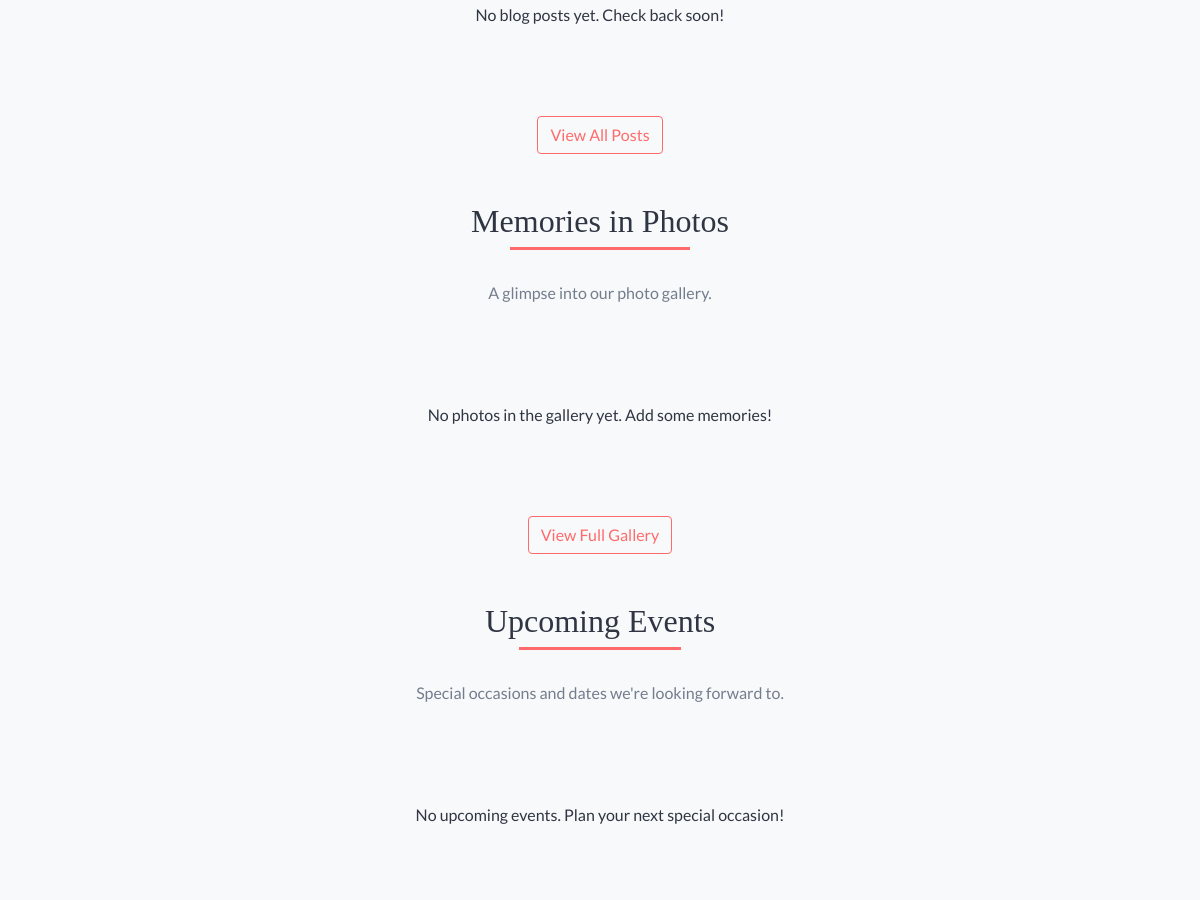
Before: / (middle part) with the older database file.
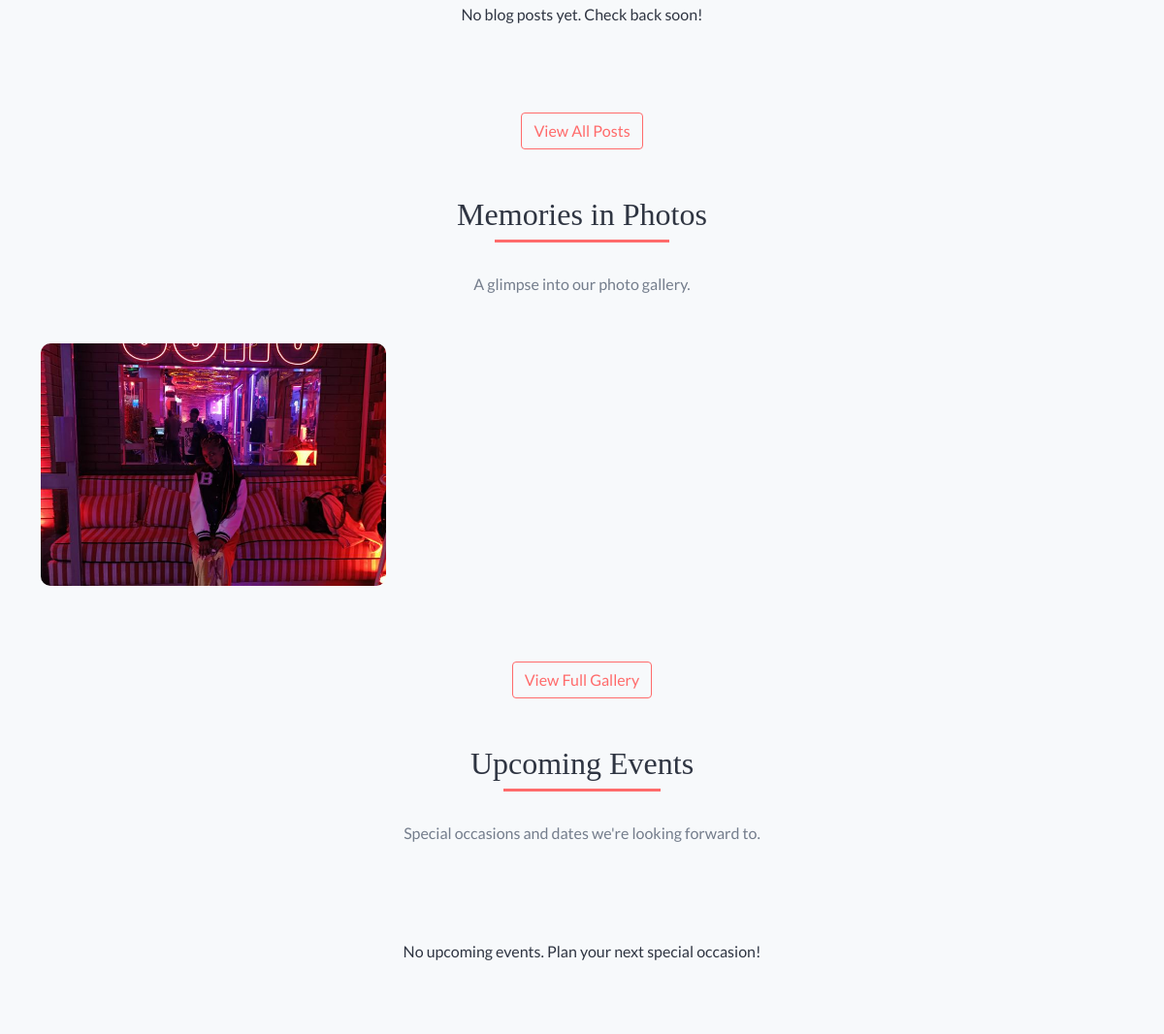
After: the same page with the newer database file.
### models.py (models this page shows, shortened)
class Photo(db.Model):
    id = db.Column(db.Integer, primary_key=True)
    title = db.Column(db.String(120))
    description = db.Column(db.Text)
    filename = db.Column(db.String(255), nullable=False)
    media_type = db.Column(db.String(10), default='image')  # 'image' or 'video'
    created_at = db.Column(db.DateTime, default=datetime.utcnow)
    user_id = db.Column(db.Integer, db.ForeignKey('user.id'), nullable=False)

### routes/home.py (the view)
@home_bp.route('/')
def index():
    recent_posts = BlogPost.query.filter_by(published=True).order_by(BlogPost.created_at.desc()).limit(3).all()
    featured_photos = Photo.query.order_by(Photo.created_at.desc()).limit(6).all()
    today = datetime.utcnow()
    next_month = today + timedelta(days=30)
    upcoming_events = Event.query.filter(
        Event.start_date >= today,
        Event.start_date <= next_month
    ).order_by(Event.start_date).limit(5).all()
    return render_template(
        'home.html',
        recent_posts=recent_posts,
        featured_photos=featured_photos,
        upcoming_events=upcoming_events,
        now=datetime.utcnow()
    )

### app.py (called while the page is built)
@app.context_processor
def inject_now():
    return {'now': datetime.utcnow()}

### templates/home.html (shortened to what the changed rows need)
{% extends 'base.html' %}
{% block content %}
<section class="container mb-5">
    <div class="section-heading">
        <h2>Memories in Photos</h2>
    </div>
    <div class="row">
        {% if featured_photos %}
            {% for photo in featured_photos %}
                <div class="col-lg-4 col-md-6 mb-4">
                    <div class="gallery-item animate-on-scroll">
                        <img src="{{ url_for('static', filename=photo.filename) }}" alt="{{ photo.title or 'Gallery Photo' }}">
                    </div>
                </div>
            {% endfor %}
        {% else %}
            <div class="col-12 text-center py-5">
                <p>No photos in the gallery yet. Add some memories!</p>
            </div>
        {% endif %}
    </div>
</section>
<section class="container mb-5">
    <div class="section-heading">
        <h2>Upcoming Events</h2>
    </div>
</section>
{% endblock %}

Changed rows visible on the page:
added Photo: filename (picture)
Other visible differences:
text no longer shown: "No photos in the gallery yet. Add some memories!"
